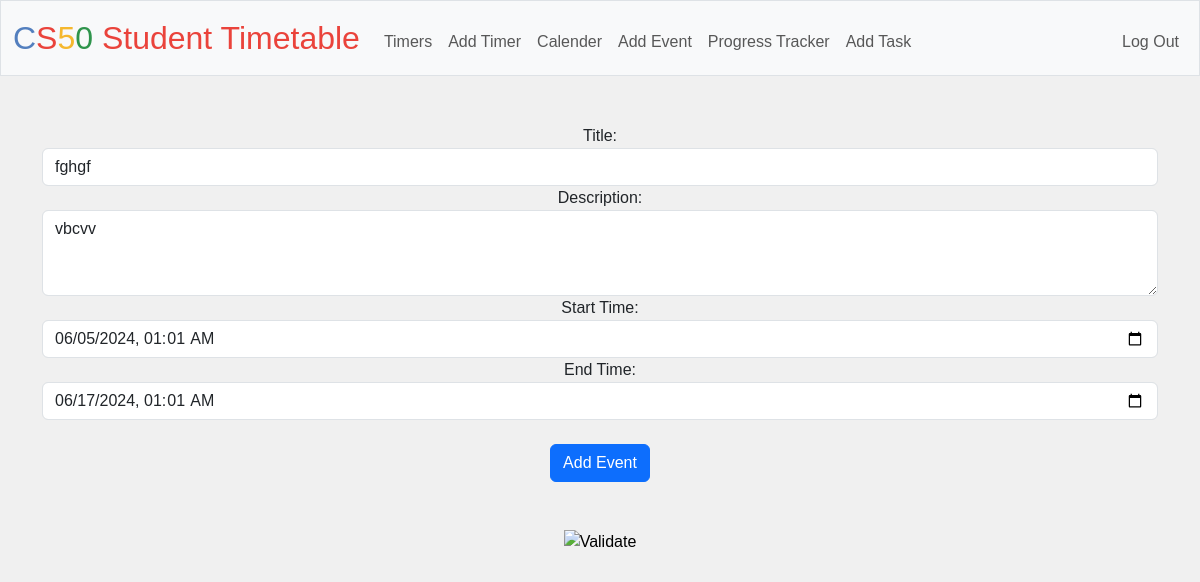
/update_event/12 (signed in), run on the app's committed database.
### tables this page shows
CREATE TABLE calendars (
    id INTEGER PRIMARY KEY AUTOINCREMENT,
    userid INTEGER NOT NULL,
    title TEXT NOT NULL,
    description TEXT,
    start_time TEXT NOT NULL,
    end_time TEXT NOT NULL,
    FOREIGN KEY(userid) REFERENCES users(id)
);

### app.py (the view, shortened to what this page needs)
@app.route("/update_event/<int:event_id>", methods=["GET", "POST"])
@login_required
def update_event(event_id):
    if request.method == "GET":
        event = db.execute("SELECT * FROM calendars WHERE id = ? AND userid = ?", event_id, session.get("user_id"))
        if not event:
            return apology("Event not found", 404)
        return render_template("update_event.html", event=event[0])

### app.py (called while the page is built)
@app.after_request
def after_request(response):
    response.headers["Cache-Control"] = "no-cache, no-store, must-revalidate"
    response.headers["Expires"] = 0
    response.headers["Pragma"] = "no-cache"
    return response

### helpers.py (called while the page is built)
def login_required(f):
    @wraps(f)
    def decorated_function(*args, **kwargs):
        if session.get("user_id") is None:
            return redirect("/login")
        return f(*args, **kwargs)
    return decorated_function

### templates/update_event.html (shortened to what this page needs)
{% extends "layout.html" %}
{% block main %}
    <form action="/update_event/{{ event.id }}" method="post">
        <div class="form-group">
            <label for="title">Title:</label>
            <input type="text" class="form-control" id="title" name="title"  value="{{ event.title }}"  required>
        </div>
        <div class="form-group">
            <label for="description">Description:</label>
            <textarea class="form-control" id="description" name="description" rows="3">{{ event.description }}</textarea>
        </div>
        <div class="form-group">
            <label for="start_time">Start Time:</label>
            <input type="datetime-local" class="form-control" id="start_time" name="start_time" value="{{ event.start_time|replace(' ', ' ') }}" required>
        </div>
        <div class="form-group">
            <label for="end_time">End Time:</label>
            <input type="datetime-local" class="form-control" id="end_time" name="end_time" value="{{ event.end_time|replace(' ', ' ') }}" required>
        </div>
        <br>
        <button type="submit" class="btn btn-primary">Add Event</button>
    </form>
{% endblock %}

### static/styles.css (style rules this page uses)
body { font-family: 'Arial', sans-serif; margin: 0; background-color: #f0f0f0; }

### data on the page
calendars: title "fghgf", description "vbcvv", start_time "06/05/2024 01:01", end_time "06/17/2024 01:01"
